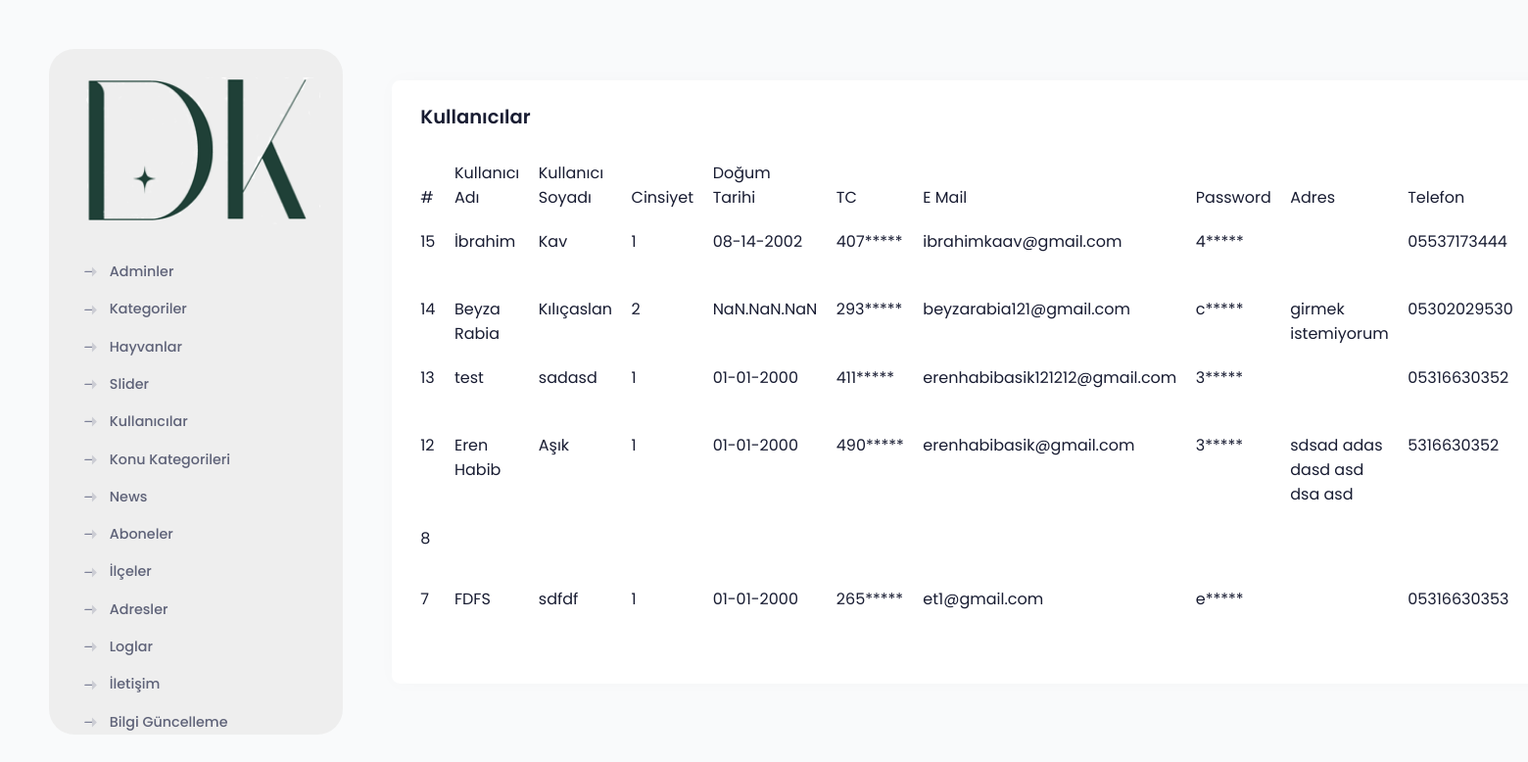
Page /DK/adminPanel/user.php (signed in) on the committed database.
### tables this page shows
CREATE TABLE `user` (
  `id` int(11) NOT NULL AUTO_INCREMENT,
  `firstname` varchar(100) DEFAULT NULL,
  `lastname` varchar(100) DEFAULT NULL,
  `fullname` varchar(100) DEFAULT NULL,
  `tckno` varchar(11) DEFAULT NULL,
  `email` varchar(100) DEFAULT NULL,
  `password` varchar(100) DEFAULT NULL,
  `gender` int(11) DEFAULT NULL,
  `dateOfBirth` varchar(30) DEFAULT NULL,
  `isActive` int(11) DEFAULT '1',
  `isDeleted` int(11) DEFAULT '0',
  `createdDate` datetime DEFAULT NULL,
  `address` text,
  `phone` varchar(20) DEFAULT NULL,
  `X` float DEFAULT NULL,
  `Y` float DEFAULT NULL,
  `isVeterinary` int(11) DEFAULT NULL,
  PRIMARY KEY (`id`)
);

### DK/adminPanel/user.php (the view, shortened to what this page needs)
<?php include 'header2.php'; ?>
<div class="row justify-content-center" style="margin-top: 600px;">
  <div class="col-lg-30">
    <div class="card">
      <div class="card-body">
        <h2 class="card-title">Kullanıcılar</h2>
        <table class="table">
          <thead>
            <tr>
              <th>#</th>
              <th>Kullanıcı Adı</th>
              <th>Kullanıcı Soyadı</th>
              <th>Cinsiyet</th>
              <th>Doğum Tarihi</th>
              <th>TC</th>
              <th>E Mail</th>
              <th>Password</th>
              <th>Adres</th>
              <th>Telefon</th>
              <th>Silinme Durumu</th>
            </tr>
          </thead>
          <tbody>
            <?php
            $statement = $db->prepare('SELECT * FROM user WHERE isDeleted = 0 ORDER BY id DESC');
            $statement->execute();
            while ($row = $statement->fetch(PDO::FETCH_ASSOC)) {
              $firstname = $row['firstname'];
              $lastname = $row['lastname'];
              $tckno = $row['tckno'];
              $email = $row['email'];
              $password = $row['password'];
              $gender = $row['gender'];
              $dateOfBirth = $row['dateOfBirth'];
              $isDeleted = $row['isDeleted'];
              $address = $row['address'];
              $phone = $row['phone'];
              $id = $row['id'];
              if (strlen($password) > 1) {
                $password = substr($password, 0, 1) . '*****';
              }
              if (strlen($tckno) > 3) {
                $tckno = substr($tckno, 0, 3) . '*****';
              }
              echo "<tr>";
              echo "<td>$id</td>";
              echo "<td>$firstname</td>";
              echo "<td>$lastname</td>";
              echo "<td>$gender</td>";
              echo "<td>$dateOfBirth</td>";
              echo "<td>$tckno</td>";
              echo "<td>$email</td>";
              echo "<td>$password</td>";
              echo "<td>$address</td>";
              echo "<td>$phone</td>";
              echo "<td>".($isDeleted != 0 ? "Silinmiş" : "Kullanılıyor")."</td>";
              echo "</tr>";
            }
            ?>
          </tbody>
        </table>
      </div>
    </div>
  </div>
</div>
          </div>

### rows in the picture
user: id "15", firstname "İbrahim", lastname "Kav", gender "1", dateOfBirth "08-14-2002", tckno "407*****", email "ibrahimkaav@gmail.com", password "4*****", phone "05537173444"
user: id "14", firstname "Beyza Rabia", lastname "Kılıçaslan", gender "2", dateOfBirth "NaN.NaN.NaN", tckno "293*****", email "beyzarabia121@gmail.com", password "c*****", address "girmek istemiyorum", phone "05302029530"
user: id "13", firstname "test", lastname "sadasd", gender "1", dateOfBirth "01-01-2000", tckno "411*****", email "erenhabibasik121212@gmail.com", password "3*****", phone "05316630352"
user: id "12", firstname "Eren Habib", lastname "Aşık", gender "1", dateOfBirth "01-01-2000", tckno "490*****", email "erenhabibasik@gmail.com", password "3*****", address "sdsad adas dasd asd dsa asd", phone "5316630352"
user: id "8"
user: id "7", firstname "FDFS", lastname "sdfdf", gender "1", dateOfBirth "01-01-2000", tckno "265*****", email "et1@gmail.com", password "e*****", phone "05316630353"
